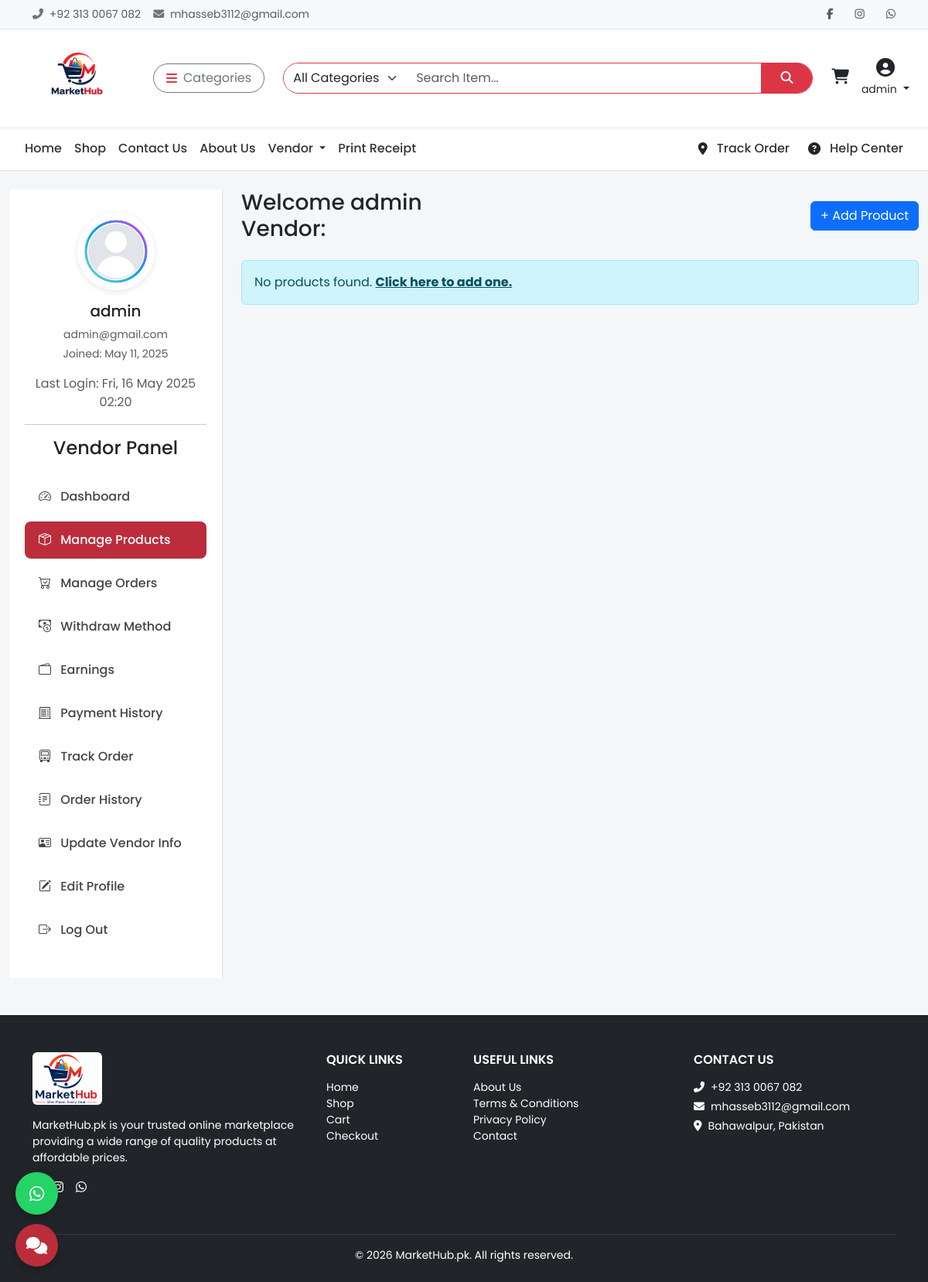
/vendor/products/ (signed in), run on the app's committed database.
### api/models.py (models this page shows, shortened)
class CustomUser(AbstractUser):
    email = models.EmailField(unique=True)
    phone = models.CharField(max_length=20, blank=True)
    profile_image = models.ImageField(upload_to='profiles/', blank=True, null=True)
    is_vendor = models.BooleanField(default=False)
    is_customer = models.BooleanField(default=True)
    address = models.TextField(blank=True)

### api/vendashviews.py (the view)
# urls.py: path('vendor/products/', vendashviews.product_dashboard, name='product_dashboard'),
@login_required
def product_dashboard(request):
    vendor = get_object_or_404(Vendor, user=request.user)
    products = Product.objects.filter(vendor=vendor)
    return render(request, 'vendor/manage-products.html', {'products': products})

### api/context_processors.py (called while the page is built)
def cart_total_items(request):
    cart = Cart.get_or_create_cart(request)
    return {'cart': cart}

def categories(request):
    return {
        "categories": Category.objects.all()
    }

### api/models.py (called while the page is built)
    @property
    def total_items(self):
        return sum(item.quantity for item in self.items.all())

    @staticmethod
    def get_or_create_cart(request):
        if request.user.is_authenticated:
            cart, _ = Cart.objects.get_or_create(user=request.user, session_key=None)
        else:
            session_key = request.session.session_key
            if not session_key:
                request.session.create()
                session_key = request.session.session_key
            cart, _ = Cart.objects.get_or_create(user=None, session_key=session_key)
        return cart

### templates/vendor/manage-products.html (shortened to what this page needs)
{% extends 'base.html' %}
{% load static %}
{% block content %}
<div class="container-fluid mt-4">
  <div class="row">
    <div class="col-lg-3">
      <div class="sidebar">
        <div class="text-center">
          <img src="{% static 'images/default-user.png' %}" alt="User Image" class="user-img">
          <h5 class="mt-2">{{ request.user.username }}</h5>
          <p class="text-muted small mb-1">{{ request.user.email }}</p>
          <p class="small text-muted">Joined: {{ request.user.date_joined|date:"M d, Y" }}</p>
          {% if request.user.last_login %}
          <p class="text-muted">Last Login: {{ request.user.last_login|date:"D, d M Y H:i" }}</p>
          {% endif %}
        </div>
        <hr>
        {% include 'includes/sidebar_vendor.html' %}
      </div>
    </div>
    <div class="col-lg-9">
      <div class="d-flex justify-content-between align-items-center mb-4">
        <h3 class="mb-0">Welcome {{ request.user.username }} <br> Vendor: {{ vendor.business_name }}</h3>
        <a href="{% url 'add_product' %}" class="btn btn-primary">+ Add Product</a>
      </div>
      <div class="row">
        {% for product in products %}
        <div class="col-md-6 col-xl-4 mb-4">
          <div class="card shadow-sm h-100">
            <img src="{{ product.image.url }}" class="card-img-top" alt="{{ product.title }}">
            <div class="card-body d-flex flex-column justify-content-between">
              <div>
                <h5 class="card-title">{{ product.title }}</h5>
                <p class="card-text">{{ product.description|truncatewords:15 }}</p>
                <p><strong>Stock:</strong> {{ product.stock }}</p>
              </div>
              <div class="d-flex flex-wrap justify-content-between gap-2 mt-3">
                <a href="{% url 'edit_product' product.pk %}" class="btn btn-sm btn-warning">Edit</a>
                <a href="{% url 'manage_variants' product.pk %}" class="btn btn-sm btn-info">Variants</a>
                <a href="{% url 'update_product_stock' product.pk %}" class="btn btn-sm btn-secondary">Update Stock</a>
                <a href="{% url 'delete_product' product.pk %}" class="btn btn-sm btn-danger"
                  onclick="return confirm('Are you sure you want to delete this product?')">Delete</a>
              </div>
            </div>
          </div>
        </div>
        {% empty %}
        <div class="col-12">
          <div class="alert alert-info">
            No products found. <a href="{% url 'add_product' %}" class="alert-link">Click here to add one.</a>
          </div>
        </div>
        {% endfor %}
      </div>
    </div>
  </div>
</div>
{% include 'includes/footer.html' %}
{% endblock %}

### templates/includes/header.html (shortened to what this page needs)
{% load static %}
<div class="topbar border-bottom bg-light py-2 small">
  <div class="container d-flex justify-content-between align-items-center flex-wrap">
    <div class="text-muted d-flex align-items-center gap-3">
      <span><i class="fas fa-phone-alt me-1 text-secondary"></i> +92 313 0067 082</span>
      <span><i class="fas fa-envelope me-1 text-secondary"></i> mhasseb3112@gmail.com</span>
    </div>
    <div class="d-flex align-items-center gap-3 mt-2 mt-md-0">
      <a href="https://www.facebook.com/mhaseeb.haseeb.5817" class="text-muted"><i class="fab fa-facebook-f"></i></a>
      <a href="https://www.instagram.com/muhammadhaseeb012" class="text-muted"><i class="fab fa-instagram"></i></a>
      <a href="https://wa.me/923130067082" class="text-muted"><i class="fab fa-whatsapp"></i></a>
    </div>
  </div>
</div>
<nav class="navbar navbar-expand-lg bg-white shadow-sm sticky-top">
  <div class="container-fluid px-4">
    <a class="navbar-brand me-4 d-flex align-items-center" href="{% url 'home' %}">
      <img src="{% static 'images/logo-1.png' %}" alt="MarketHub" class="img-fluid" style="height: 100px; width: auto;">
    </a>
    <div class="dropdown me-3">
      <button class="btn btn-outline-secondary d-flex align-items-center rounded-pill px-3" type="button"
        data-bs-toggle="dropdown">
        <i class="fas fa-bars me-2 text-danger"></i> Categories
      </button>
    </div>
    <form class="d-flex flex-grow-1 mx-2" method="GET" action="{% url 'search_products' %}">
      <div class="input-group rounded-pill overflow-hidden border border-danger">
        <select name="category" class="form-select border-0" style="max-width: 160px;">
          <option value="">All Categories</option>
        </select>
        <input type="search" name="q" class="form-control border-0" placeholder="Search Item..." required>
        <button class="btn btn-danger rounded-0 px-4" type="submit"><i class="fas fa-search"></i></button>
      </div>
    </form>
    <div class="d-flex align-items-center ms-3 gap-3">
      <a href="#" id="cart-icon" class="text-dark position-relative" data-bs-toggle="offcanvas"
        data-bs-target="#cartSidebar">
        <i class="fas fa-shopping-cart fs-5"></i>
        <br>
      </a>
      {% if user.is_authenticated %}
      <div class="dropdown text-center">
        <a href="#" class="text-dark text-decoration-none dropdown-toggle" data-bs-toggle="dropdown">
          <i class="fas fa-user-circle fs-4"></i><br>
          <small>{{ user.username }}</small>
        </a>
      </div>
      {% else %}
      <a href="#" class="text-dark text-decoration-none text-center" data-bs-toggle="modal"
        data-bs-target="#loginModal">
        <i class="fas fa-sign-in-alt fs-5"></i><br><small>Login</small>
      </a>
      {% endif %}
    </div>
  </div>
</nav>

### templates/base.html (style rules this page uses)
* { font-family: 'Poppins', sans-serif; }
body { background-color: #f4f4f4; }
.topbar { background-color: #f8f9fa; font-size: 14px; padding: 6px 0; }
.topbar a { color: #333; margin-left: 12px; transition: color 0.2s ease; }
.navbar-brand img { height: 44px; }

### templates/vendor/manage-products.html (style rules this page uses)
body { background-color: #f4f6f8; font-family: 'Poppins', sans-serif; }
.sidebar { background: #fff; padding: 30px 20px; border-right: 1px solid #e0e0e0; min-height: 100vh; position: sticky; top: 0; }
.user-img { width: 100px; height: 100px; object-fit: cover; border-radius: 50%; display: block; margin: 0 auto 15px; box-shadow: 0 2px 8px rgba(0, 0, 0, 0.1); }

### data on the page
CustomUser: username "admin", user.username "admin", user.email "admin@gmail.com", user.date_joined "May 11, 2025", user.last_login "Fri, 16 May 2025 02:20"

### other printed values
{{ year|default:2026 }} "2026"
